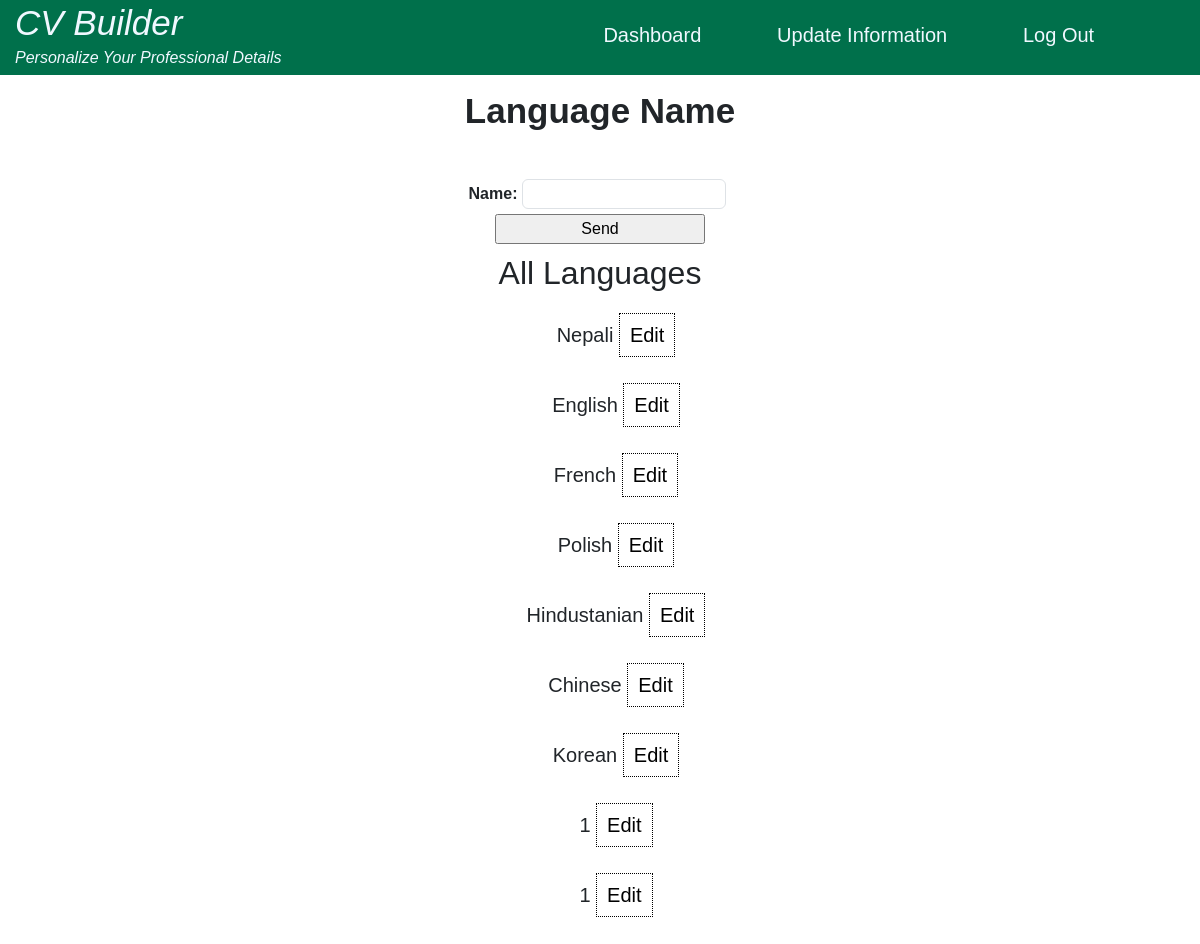
Page /cv/update-language/ (signed in) on the earlier database version.
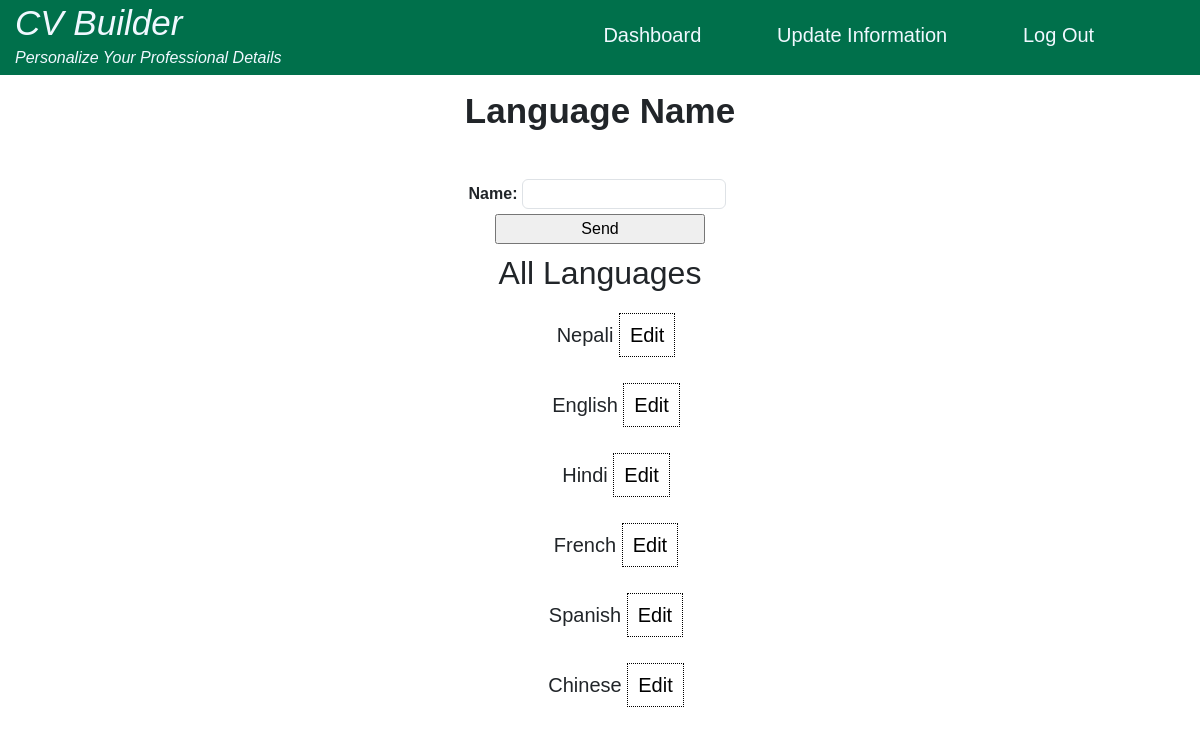
Same page on the later database version.
### cvapp/models.py (models this page shows)
class BaseModel(models.Model):
    name = models.CharField(max_length=100)

class Language(BaseModel):
    def __str__(self):
        return self.name

class BaseModel(models.Model):
    name = models.CharField(max_length=100)

### cvapp/views.py (the view)
# urls.py: path("update-language/", views.update_language, name="update_language"),
@login_required(login_url="log-in")
def update_language(request):
    languages = Language.objects.all()
    if request.method == 'POST':
        form = UserLanguageForm(request.POST)
        if form.is_valid():
            form.save()
            messages.success(request, "Language added successfully")
            return redirect('update_language')
        else:
            messages.error(request, "Failed to add language")
    else:
        form = UserLanguageForm()
    context = {
        'form': form,
        'languages': languages,
    }
    return render(request, 'edit/language.html', context)

### cvapp/forms.py
class UserLanguageForm(forms.ModelForm):
    class Meta:
        model = Language
        fields = "__all__"
        widgets = {
            'name' : forms.TextInput(attrs={'class' : 'form-control'})
        }

### templates/edit/language.html (shortened to what this page needs)
{% extends 'base.html' %}
{% block content %}
{% load static %}
<!DOCTYPE html>
<html lang="en">
<head>
    <link rel="stylesheet" href="{% static 'css/base.css' %}">
    <link href="https://cdn.jsdelivr.net/npm/bootstrap@5.3.3/dist/css/bootstrap.min.css" rel="stylesheet">
</head>
<body>
    <div class="title">
        <p>Language Name</p>
    </div>
    <form method="POST" action="{% url 'update_language' %}">
        <table>
            {{form.as_table}}
        </table>
        <input type="submit" value="Send">
    </form>
    <h2>All Languages</h2>
    <ul>
        {% for language in languages %}
            <li>
                {{ language.name }}
                <a href="{% url 'edit_language' language.id %}" id="back">Edit</a>
            </li>
        {% endfor %}
    </ul>
</body>
</html>
{% endblock %}

Differences in the rows shown:
removed Language: name "Polish"
removed Language: name "Hindustanian"
removed Language: name "Korean"
removed Language: name "1"
removed Language: name "1"
added Language: name "Hindi"
added Language: name "Spanish"
